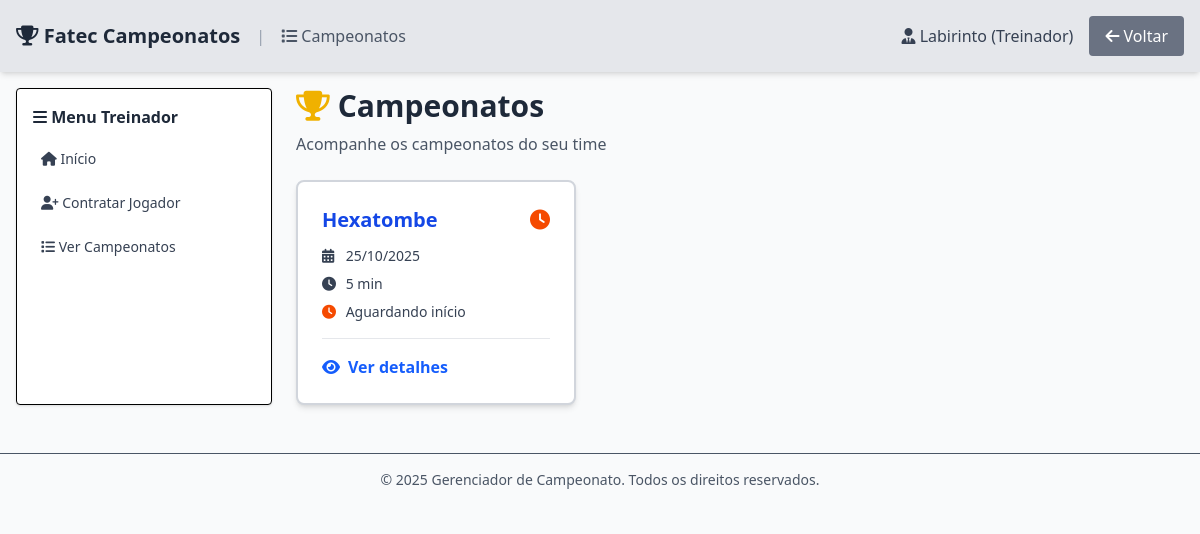
The page /manageChampionships.php (signed in) on the database its author committed.
### tables this page shows
CREATE TABLE `tbl_campeonatos` (
  `id_campeonato` int(11) NOT NULL,
  `titulo` varchar(100) NOT NULL,
  `data_inicio` datetime NOT NULL,
  `intervalo_minutos` int(11) NOT NULL DEFAULT 1440,
  `iniciado` tinyint(4) NOT NULL DEFAULT 0,
  `pontos_vitoria` int(11) DEFAULT 3,
  `pontos_empate` int(11) DEFAULT 1,
  `pontos_derrota` int(11) DEFAULT 0,
  `criado_em` timestamp NOT NULL DEFAULT current_timestamp()
);

### manageChampionships.php (the view, shortened to what this page needs)
<?php
require_once('conecta.php');
$credentials = json_decode($_COOKIE['credentials'], true);
$userId = (int)$credentials['id'];
$userCargo = (int)$credentials['cargo'];
$stmtCampeonatos = mysqli_stmt_init($connection);
$queryCampeonatos = "SELECT * FROM tbl_campeonatos ORDER BY data_inicio DESC";
if (!mysqli_stmt_prepare($stmtCampeonatos, $queryCampeonatos)) {
    die("Erro ao preparar query de campeonatos");
}
mysqli_stmt_execute($stmtCampeonatos);
$resultCampeonato = mysqli_stmt_get_result($stmtCampeonatos);
?>
<!DOCTYPE html>
<html lang="pt-br">
<head>
    <script src="https://cdn.jsdelivr.net/npm/@tailwindcss/browser@4"></script>
</head>
<body class="bg-gray-50 min-h-screen">
    <nav class="flex flex-row justify-between items-center p-4 bg-gray-200 shadow-md">
        <div class="flex items-center gap-4">
            <a href="MenuPrincipal.php" class="text-xl font-bold text-gray-800 hover:text-blue-500 transition">
                <i class="fas fa-trophy"></i> Fatec Campeonatos
            </a>
            <span class="text-gray-400">|</span>
            <span class="text-gray-600">
                <i class="fas fa-list"></i> Campeonatos
            </span>
        </div>
        <div class="flex flex-row items-center space-x-4">
            <h3 class="text-gray-700">
                <?php
                $cargoLabel = ['Jogador', 'Treinador', 'Administrador'][$userCargo] ?? 'Usuário';
                $cargoIcon = ['fa-user', 'fa-user-tie', 'fa-user-shield'][$userCargo] ?? 'fa-user';
                ?>
                <i class="fas <?php echo $cargoIcon; ?>"></i>
                <?php echo htmlspecialchars($credentials['name'], ENT_QUOTES, 'UTF-8'); ?>
                (<?php echo $cargoLabel; ?>)
            </h3>
            <a href="MenuPrincipal.php" class="bg-gray-500 text-white py-2 px-4 rounded hover:bg-gray-600 transition">
                <i class="fas fa-arrow-left"></i> Voltar
            </a>
        </div>
    </nav>
    <div class="flex gap-6 p-4">
        <?php if ($userCargo == 2): ?>
        <aside class="w-64 bg-white border rounded shadow p-4">
            <h3 class="font-semibold mb-3 text-gray-800">
                <i class="fas fa-bars"></i> Menu Administrador
            </h3>
            <nav class="space-y-2 text-sm">
                <a href="MenuPrincipal.php" class="block text-gray-700 hover:text-blue-600 hover:bg-gray-50 p-2 rounded transition">
                    <i class="fas fa-home"></i> Início
                </a>
                <a href="register.php" class="block text-gray-700 hover:text-blue-600 hover:bg-gray-50 p-2 rounded transition">
                    <i class="fas fa-user-plus"></i> Cadastrar Usuário
                </a>
                <a href="registerTeam.php" class="block text-gray-700 hover:text-blue-600 hover:bg-gray-50 p-2 rounded transition">
                    <i class="fas fa-users"></i> Cadastrar Time
                </a>
                <a href="registerChampionship.php" class="block text-gray-700 hover:text-blue-600 hover:bg-gray-50 p-2 rounded transition">
                    <i class="fas fa-trophy"></i> Cadastrar Campeonato
                </a>
                <a href="associateTrainerTeam.php" class="block text-gray-700 hover:text-blue-600 hover:bg-gray-50 p-2 rounded transition">
                    <i class="fas fa-link"></i> Associar Treinador-Time
                </a>
                <a href="associateTeamChampionship.php" class="block text-gray-700 hover:text-blue-600 hover:bg-gray-50 p-2 rounded transition">
                    <i class="fas fa-link"></i> Associar Time-Campeonato
                </a>
                <a href="manageChampionships.php" class="block text-gray-700 hover:text-blue-600 hover:bg-gray-50 p-2 rounded transition">
                    <i class="fas fa-list"></i> Ver Campeonatos
                </a>
            </nav>
        </aside>
        <?php elseif ($userCargo == 1): ?>
        <aside class="w-64 bg-white border rounded shadow p-4">
            <h3 class="font-semibold mb-3 text-gray-800">
                <i class="fas fa-bars"></i> Menu Treinador
            </h3>
            <nav class="space-y-2 text-sm">
                <a href="MenuPrincipal.php" class="block text-gray-700 hover:text-blue-600 hover:bg-gray-50 p-2 rounded transition">
                    <i class="fas fa-home"></i> Início
                </a>
                <a href="trainner.php" class="block text-gray-700 hover:text-blue-600 hover:bg-gray-50 p-2 rounded transition">
                    <i class="fas fa-user-plus"></i> Contratar Jogador
                </a>
                <a href="manageChampionships.php" class="block text-gray-700 hover:text-blue-600 hover:bg-gray-50 p-2 rounded transition">
                    <i class="fas fa-list"></i> Ver Campeonatos
                </a>
            </nav>
        </aside>
        <?php endif; ?>
        <div class="flex-1">
            <div class="mb-6">
                <h1 class="text-3xl font-bold text-gray-800 flex items-center gap-2">
                    <i class="fas fa-trophy text-yellow-500"></i> Campeonatos
                </h1>
                <p class="text-gray-600 mt-2">
                    <?php
                    if ($userCargo == 0) {
                        echo "Veja os campeonatos e seus jogos";
                    } elseif ($userCargo == 1) {
                        echo "Acompanhe os campeonatos do seu time";
                    } else {
                        echo "Gerencie e visualize todos os campeonatos";
                    }
                    ?>
                </p>
            </div>
            <?php
            $campeonatos = [];
            while ($row = mysqli_fetch_assoc($resultCampeonato)) {
                if ($userCargo == 0 || $userCargo == 1) {
                    $stmtCheckTeam = mysqli_stmt_init($connection);
                    $queryCheckTeam = "SELECT COUNT(*) as count FROM tbl_usuarios_time ut
                                       INNER JOIN tbl_times t ON ut.id_time = t.id_time
                                       WHERE ut.id_usuario = ? AND t.id_campeonato = ?";
                    if (mysqli_stmt_prepare($stmtCheckTeam, $queryCheckTeam)) {
                        mysqli_stmt_bind_param($stmtCheckTeam, "ii", $userId, $row['id_campeonato']);
                        mysqli_stmt_execute($stmtCheckTeam);
                        $resultCheck = mysqli_stmt_get_result($stmtCheckTeam);
                        $checkRow = mysqli_fetch_assoc($resultCheck);
                        if ($checkRow['count'] > 0) {
                            $campeonatos[] = $row;
                        }
                    }
                } else {
                    $campeonatos[] = $row;
                }
            }
            if (empty($campeonatos)) {
                echo "<div class='bg-yellow-100 border border-yellow-300 text-yellow-800 rounded-lg p-6 text-center'>";
                echo "<i class='fas fa-info-circle text-4xl mb-3'></i>";
                echo "<p class='font-semibold'>Nenhum campeonato encontrado</p>";
                if ($userCargo == 0 || $userCargo == 1) {
                    echo "<p class='text-sm mt-2'>Você ainda não está vinculado a nenhum campeonato. Entre em contato com o administrador.</p>";
                }
                echo "</div>";
            } else {
                echo "<div class='grid grid-cols-1 md:grid-cols-2 lg:grid-cols-3 xl:grid-cols-4 gap-6'>";
                foreach ($campeonatos as $row) {
                    $statusClass = $row['iniciado'] ? 'border-green-400 bg-green-50' : 'border-gray-300 bg-white';
                    $statusIcon = $row['iniciado'] ? 'fa-check-circle text-green-600' : 'fa-clock text-orange-600';
                    $statusText = $row['iniciado'] ? 'Em andamento' : 'Aguardando início';
                    echo "<div class='border-2 {$statusClass} rounded-lg shadow-md p-6 transition-all hover:shadow-xl hover:scale-105 cursor-pointer'>";
                    echo "<a href='viewChampionship.php?id=" . (int)$row['id_campeonato'] . "' class='block'>";
                    echo "<div class='flex items-center justify-between mb-3'>";
                    echo "<h2 class='text-xl font-bold text-blue-700'>" . htmlspecialchars($row['titulo'], ENT_QUOTES, 'UTF-8') . "</h2>";
                    echo "<i class='fas {$statusIcon} text-xl'></i>";
                    echo "</div>";
                    echo "<div class='space-y-2 text-sm text-gray-700 mb-4'>";
                    echo "<p><i class='fas fa-calendar-alt w-5'></i> " . date('d/m/Y', strtotime($row['data_inicio'])) . "</p>";
                    echo "<p><i class='fas fa-clock w-5'></i> {$row['intervalo_minutos']} min</p>";
                    echo "<p><i class='fas {$statusIcon} w-5'></i> {$statusText}</p>";
                    echo "</div>";
                    echo "<div class='mt-4 pt-4 border-t border-gray-200'>";
                    echo "<span class='text-blue-600 font-semibold hover:underline flex items-center gap-2'>";
                    echo "<i class='fas fa-eye'></i> Ver detalhes";
                    echo "</span>";
                    echo "</div>";
                    echo "</a>";
                    echo "</div>";
                }
                echo "</div>";
            }
            ?>
        </div>
    </div>
    <footer class="text-center mt-8 py-4 text-sm text-gray-600 border-t">
        <p>&copy; 2025 Gerenciador de Campeonato. Todos os direitos reservados.</p>
    </footer>
</body>
</html>

### rows shown on the page
tbl_campeonatos: titulo "Hexatombe", data_inicio "25/10/2025", intervalo_minutos "5", iniciado "Aguardando início"

### other values the page prints
$credentials['name'] "Labirinto"
$cargoLabel "Treinador"
